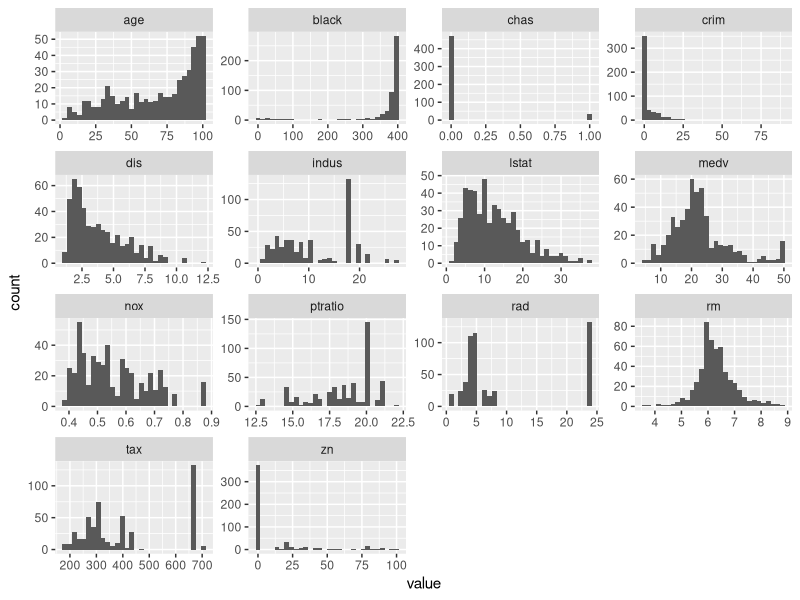
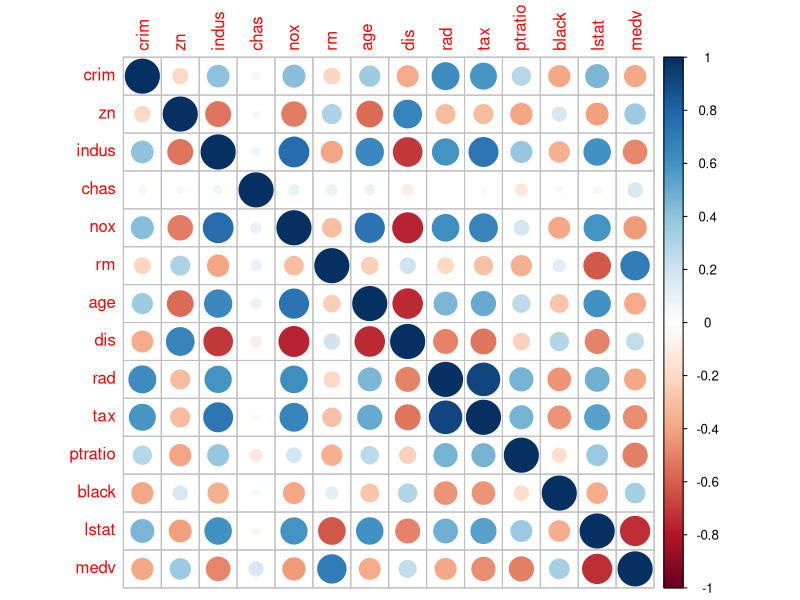
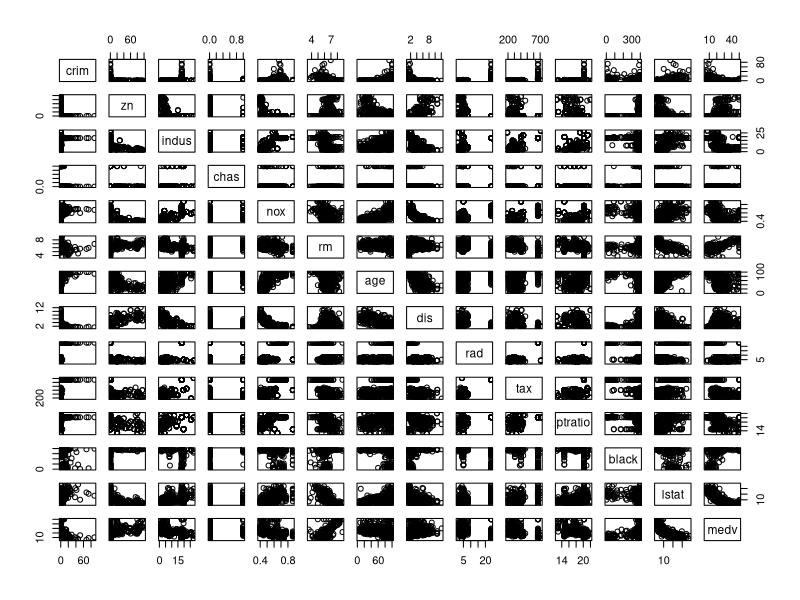

Reproduce these figures in R, in order. (Note: this script raises an error after producing the figures.)
## ---- chunk 1
library(MASS)
Boston
head(Boston,2)
str(Boston)
## ---- chunk 2
summary(Boston)
library(purrr)
library(tidyr)
library(ggplot2)

Boston %>%
  keep(is.numeric) %>% 
  gather() %>% 
  ggplot(aes(value)) +
    facet_wrap(~ key, scales = "free") +
    geom_histogram()

library(corrplot)
boston_cor <-cor(Boston)
boston_matrix <- as.matrix(boston_cor)
corrplot(boston_matrix, method="circle") 

par(mar=c(1,1,1,1))
pairs(Boston)



## ---- chunk 3

## ---- chunk 4



## ---- chunk 5
?log()
?predict
model <- glm(high_use ~ absences, data = imported_file, family = "binomial")
summary(model)
imported_file$probabilities <-predict(model, type = "response")
imported_file$prediction <-imported_file$probabilities >0.5
head(imported_file, 2)

truth <-table(Using_much_alcohol =imported_file$high_use, Predicted_high_user=imported_file$prediction)

total_wrong<- truth["FALSE","TRUE"] + truth["TRUE","FALSE"]

training_error <- total_wrong/nrow(imported_file)


